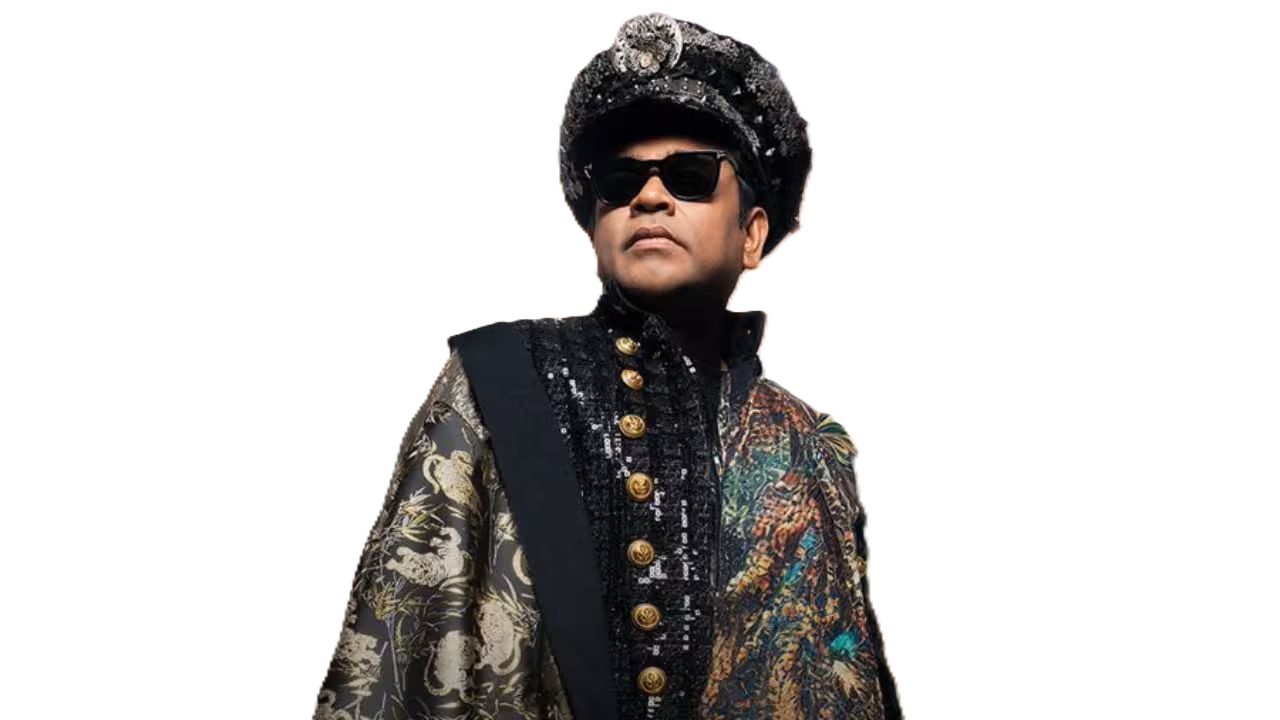
#> input picture home/image 1.png, 1280 x 720 px; its folder holds 7 pictures in this run
$ python prepare_images.py
#> lines starting #> are read from the running program, lines starting #| are printed output that depends on the picture
import os
from PIL import Image, ImageOps

def crop_image_bounds(src_path, dest_path):
#> called with src_path = 'home/image 1.png', dest_path = 'home/image_1_cropped.png'
    print(f"Cropping transparent margins for {src_path}...")
    if not os.path.exists(src_path):
        print(f"Error: {src_path} does not exist!")
        return False

    with Image.open(src_path) as img:
#> img is the input picture: PIL image 1280x720 RGBA; mean R, G, B, A 148.3, 131.4, 126.8, 68.2
        if img.mode != 'RGBA':
            img = img.convert('RGBA')

        alpha = img.split()[-1]
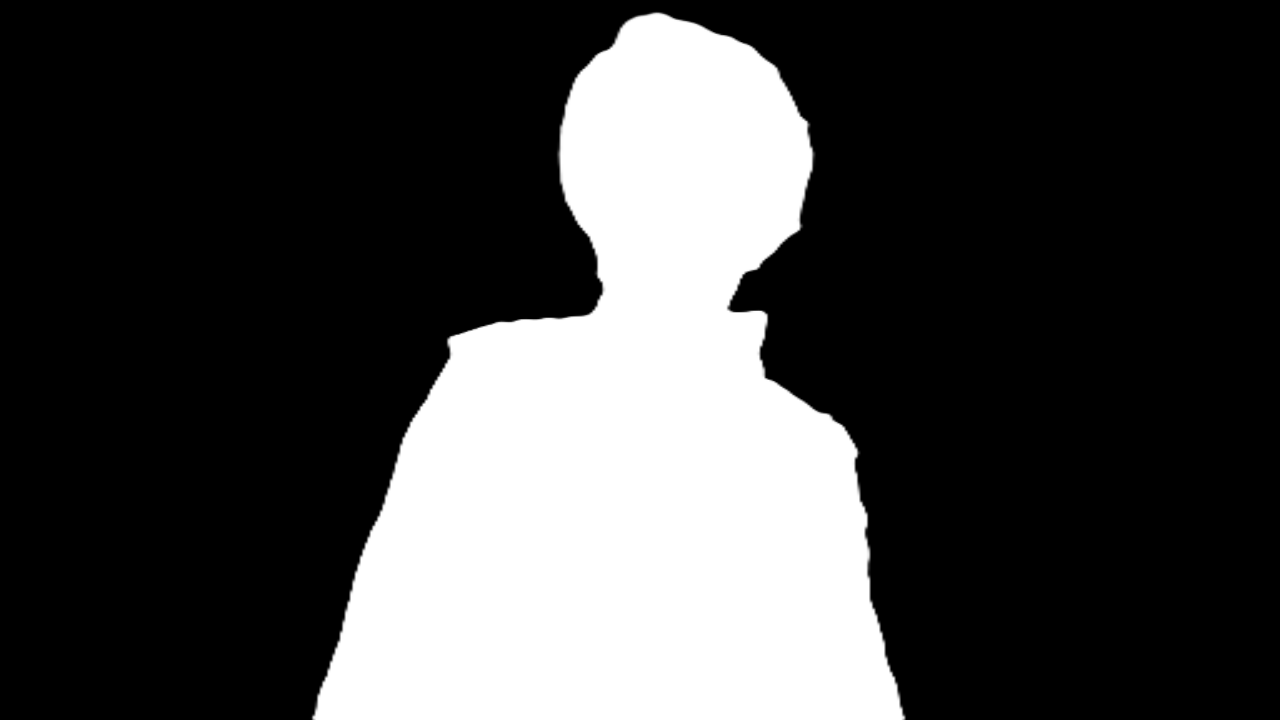
#> alpha: PIL image 1280x720 L; min 0, max 255, mean 68.2
        bbox = alpha.getbbox()
#> bbox = (309, 11, 906, 720)
        if bbox:
            # Crop to bounding box
            cropped = img.crop(bbox)
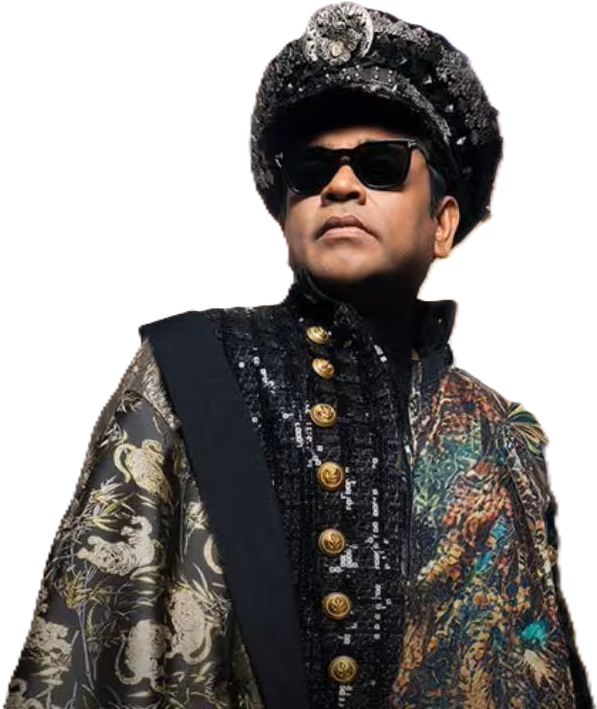
#> cropped: PIL image 597x709 RGBA; mean R, G, B, A 123.6, 110, 103.9, 148.4; transparent parts drawn white
            cropped.save(dest_path, "PNG")
            print(f"Saved cropped image to {dest_path} (size: {cropped.size})")
#| Saved cropped image to home/image_1_cropped.png (size: (597, 709))
            return True
        else:
            print("Warning: Image is fully transparent, copying as is.")
            img.save(dest_path, "PNG")
            return True

def create_collage(folder_path, dest_path):
    print(f"Creating collage from images in {folder_path}...")
    if not os.path.isdir(folder_path):
        print(f"Error: {folder_path} directory does not exist!")
        return False

    # List images
    valid_exts = ('.jpg', '.jpeg', '.png', '.webp')
    img_files = [f for f in os.listdir(folder_path) if f.lower().endswith(valid_exts)]
    print("Found files:", img_files)

    if len(img_files) < 5:
        print("Error: Need at least 5 images for the collage!")
        # Fallback if there are fewer images
        if len(img_files) == 0:
            return False

    # Let's map the images
    # We want a 1920x1080 canvas
    canvas_w, canvas_h = 1920, 1080
    collage = Image.new("RGB", (canvas_w, canvas_h), (5, 2, 6))

    # Let's sort or assign files to specific slots
    # Standard assignments (we have 5 files, let's sort them to ensure consistent layout)
    img_files.sort()

    # Slots configuration:
    # Column 1 (Left): width 600px
    #   Slot 0 (Top): height 540px, x=0, y=0
    #   Slot 1 (Bottom): height 540px, x=0, y=540
    # Column 2 (Center): width 720px
    #   Slot 2 (Middle): height 1080px, x=600, y=0
    # Column 3 (Right): width 600px
    #   Slot 3 (Top): height 540px, x=1320, y=0
    #   Slot 4 (Bottom): height 540px, x=1320, y=540

    slots = [
        {"x": 0, "y": 0, "w": 600, "h": 540, "file": img_files[0]},
        {"x": 0, "y": 540, "w": 600, "h": 540, "file": img_files[1]},
        {"x": 600, "y": 0, "w": 720, "h": 1080, "file": img_files[2] if len(img_files) > 2 else img_files[0]},
        {"x": 1320, "y": 0, "w": 600, "h": 540, "file": img_files[3] if len(img_files) > 3 else img_files[0]},
        {"x": 1320, "y": 540, "w": 600, "h": 540, "file": img_files[4] if len(img_files) > 4 else img_files[0]},
    ]

    for i, slot in enumerate(slots):
        file_path = os.path.join(folder_path, slot["file"])
        try:
            with Image.open(file_path) as img:
                print(f"Fitting {slot['file']} into slot {i} ({slot['w']}x{slot['h']})...")
                # Use ImageOps.fit to resize and crop to fill the slot nicely
                fitted_img = ImageOps.fit(img, (slot["w"], slot["h"]), method=Image.Resampling.LANCZOS)
                collage.paste(fitted_img, (slot["x"], slot["y"]))
        except Exception as e:
            print(f"Error loading {slot['file']}: {e}")

    # Save the final collage image
    collage.save(dest_path, "JPEG", quality=90)
    print(f"Collage successfully saved to {dest_path} (size: {collage.size})")
    return True

if __name__ == "__main__":
    src_img = os.path.join("home", "image 1.png")
    dest_img = os.path.join("home", "image_1_cropped.png")
    crop_image_bounds(src_img, dest_img)

    explanation_folder = os.path.join("home", "Explanation")
    collage_dest = os.path.join("home", "collage.jpg")
    create_collage(explanation_folder, collage_dest)
